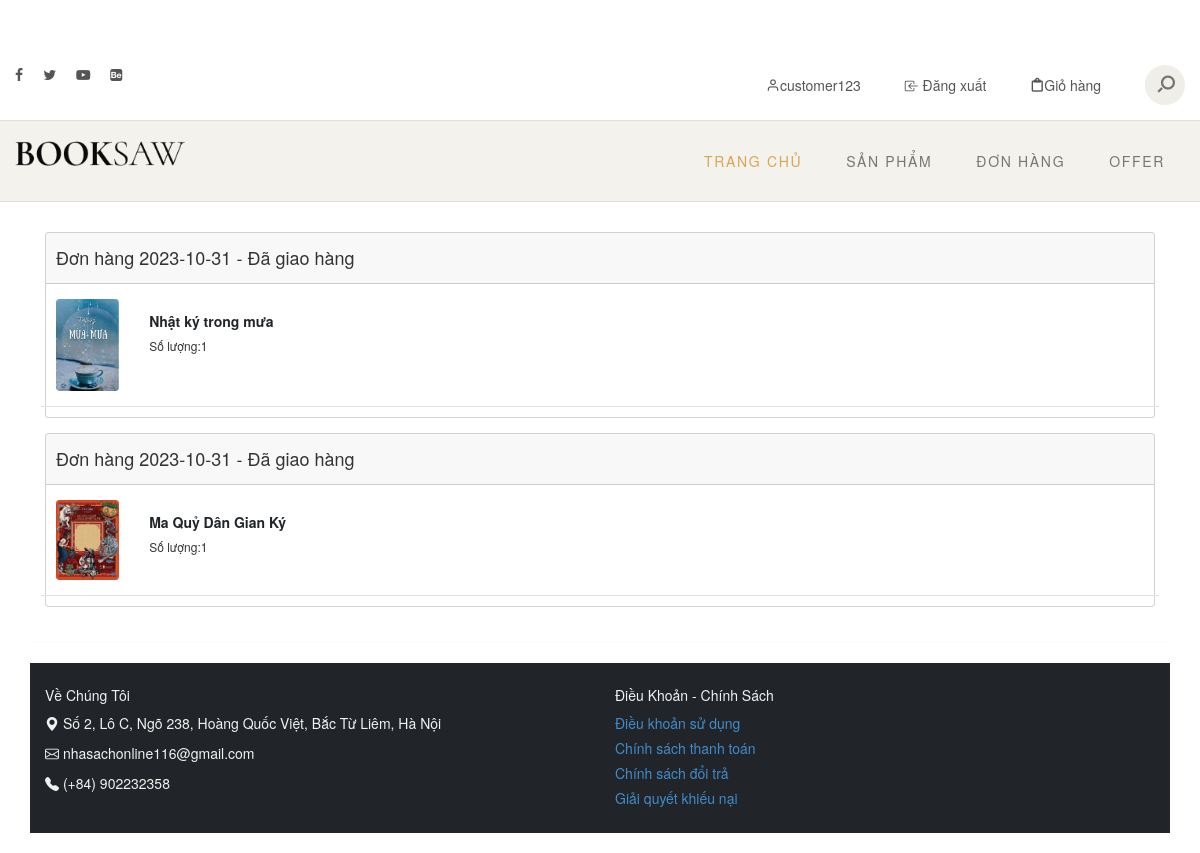
/customer/order-history (signed in), run on an earlier commit of the app's database.
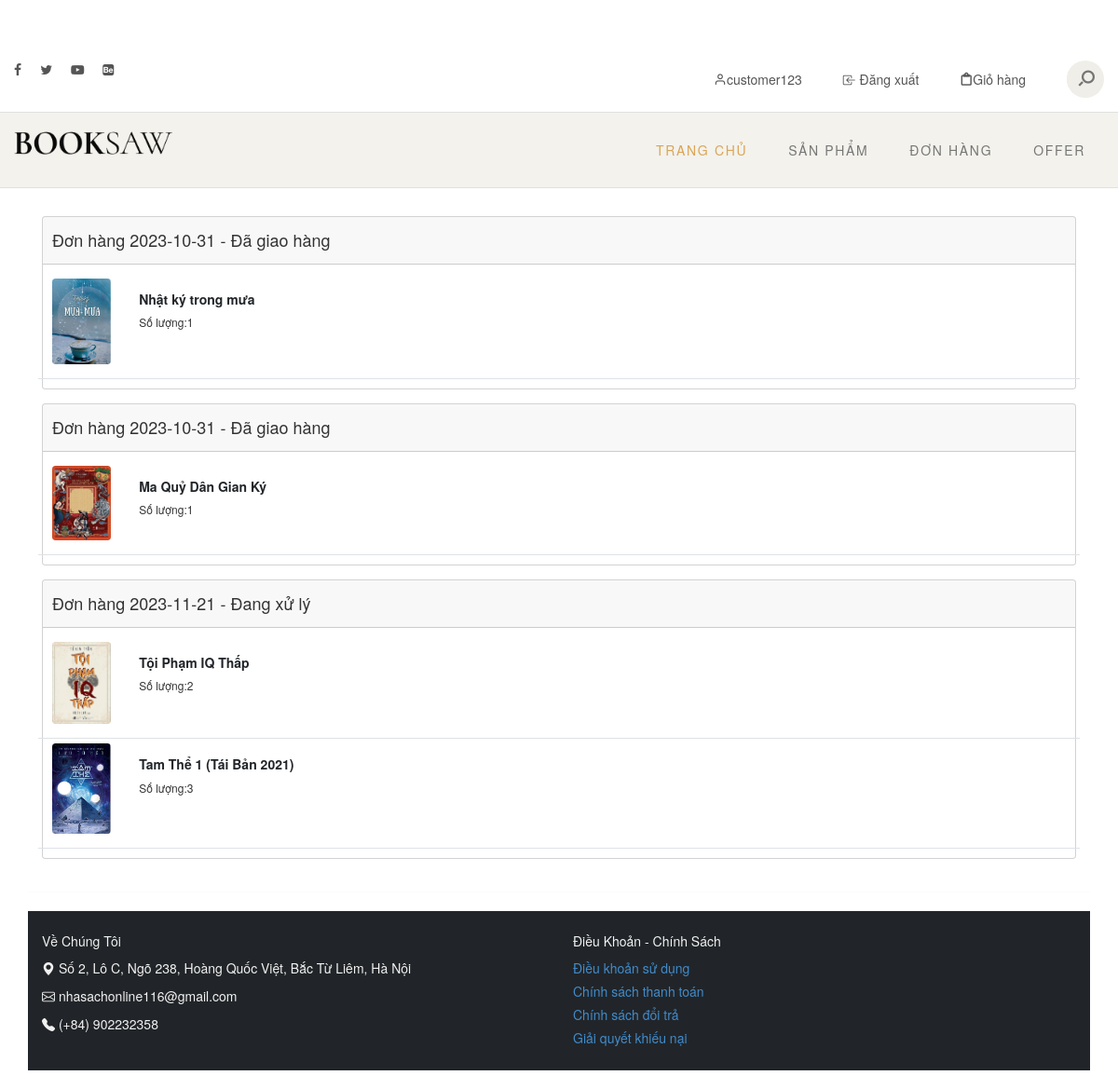
And on a later commit of the database.
### shop/admin/models.py (models this page shows, shortened)
class User(db.Model, UserMixin):
    __tablename__ = 'user'
    id = db.Column(db.Integer, primary_key=True)
    name = db.Column(db.String(80), unique=False, nullable=False)
    email = db.Column(db.String(120), unique=False, nullable=False)
    password = db.Column(db.String(180), unique=False, nullable=False)
    role = db.Column(db.String(20), unique=False, nullable=False)
    address = db.Column(db.String(100), unique=False, nullable=True)
    contact = db.Column(db.String(100), unique=False, nullable=True)

### shop/cart/models.py (models this page shows)
class OrderDetail(db.Model):
    __tablename__ = 'OrderDetail'
    id = db.Column(db.Integer, primary_key=True, unique=True)
    product_id = db.Column(db.Integer, db.ForeignKey('products.id'))
    product = db.relationship('Product', backref=db.backref('order', lazy=True),
                              primaryjoin='OrderDetail.product_id==Product.id')
    count = db.Column(db.Integer)
    order_id = db.Column(db.Integer,db.ForeignKey('OrderHeader.id'))
    order = db.relationship('OrderHeader', backref=db.backref('orderdetail',lazy=True),
                            primaryjoin='OrderDetail.order_id==OrderHeader.id')

class OrderHeader(db.Model):
    __tablename__ = 'OrderHeader'
    id = db.Column(db.Integer, primary_key=True, unique=True)
    user_id = db.Column(db.Integer, db.ForeignKey('user.id'))
    cart_id = db.Column(db.Integer, db.ForeignKey('cart.id'))
    user_cart = db.relationship('Cart', backref=db.backref('order', lazy=True),
                                primaryjoin='OrderHeader.cart_id==Cart.id')
    user = db.relationship('User', lazy=True)
    order_date = db.Column(db.Date, unique=False)
    ship_date = db.Column(db.Date, unique=False)
    order_status = db.Column(db.String(20), unique=False, nullable=False)

### shop/products/models.py (models this page shows)
class Product(db.Model):
    __tablename__ = 'products'
    id = db.Column(db.Integer, primary_key=True)
    name = db.Column(db.String(80), nullable=False, unique=True)
    price = db.Column(db.Integer, nullable=False)
    discount = db.Column(db.Integer, default=0)
    stock = db.Column(db.Integer, nullable=False)
    category_id = db.Column(db.Integer, db.ForeignKey('Category.id'), nullable=False)
    description=db.Column(db.String(255), nullable=False, unique=True)
    author=db.Column(db.String(255), nullable=False, unique=False)
    image_1=db.Column(db.String(255))
    category = db.relationship("Category", backref=db.backref('category',lazy=True), primaryjoin="Product.category_id == Category.id")

### shop/cart/routes.py (the view)
@app.route('/customer/order-history', methods=['GET', 'POST'])
def order_history():
    order_header = OrderHeader.query.filter_by(user_id=current_user.id).all()
    order_detail=[]
    for order in order_header:
        detail = OrderDetail.query.filter_by(order_id= order.id).all()
        if detail:
            order_detail.append(detail)
    return render_template('order/customer_order.html',order_detail=order_detail,order_header=order_header)

### shop/products/routes.py (called while the page is built)
@login_manager.user_loader
def load_user(user_id):
    return User.query.filter_by(id=user_id).first()

### templates/order/customer_order.html
{% extends 'layout.html'%}
{%block content%}
<link rel="stylesheet" type="text/css" href="/static/content/bootstrap.css"/>
<link rel="stylesheet" type="text/css" href="/static/content/bootstrap.min.css" />
<link rel="stylesheet" type="text/css" href="/static/content/site.css" />
<div class="container mt-5">
    {% for order in order_detail %}
        <div class="card mb-4">
            <div class="card-header">
                <h4>Đơn hàng {{ order[0].order.order_date }} - {{ order[0].order.order_status }}</h4>
            </div>
            <div class="card-body">
                {% for i in order %}
                    <div class="row border-bottom pb-3">
                        <div class="col-lg-1 text-center py-2">
                            <a href="{{ url_for('product_detail', id=i.product.id) }}">
                                <img src="/static/images/{{ i.product.image_1 }}" class="card-img-top rounded w-100" />
                            </a>
                        </div>
                        <div class="col-12 col-lg-6 pt-md-3">
                            <h5 class="text-dark ">
                                <strong>{{ i.product.name }}</strong>
                            </h5>
                            <h6>Số lượng:{{i.count}}</h6>
                        </div>
                    </div>
                {% endfor %}
            </div>
        </div>
    {% endfor %}
</div>
{%endblock content%}

### templates/layout.html (shortened to what this page needs)
<!DOCTYPE html>
<html>
<head>
    <link rel="stylesheet" type="text/css" href="/static/content/bootstrap.min.css" />
    <link rel="stylesheet" type="text/css" href="/static/content/site.css" />
    <link rel="stylesheet" type="text/css" href="/static/content/boostrap.min.css"/>
    <link rel="stylesheet" href="https://cdn.jsdelivr.net/npm/bootstrap-icons@1.10.3/font/bootstrap-icons.css">
    <link rel="stylesheet" href="//cdnjs.cloudflare.com/ajax/libs/toastr.js/latest/css/toastr.min.css" />
    <link rel="stylesheet" type="text/css" href="/static/icomoon/icomoon.css">
	<link rel="stylesheet" type="text/css" href="/static/css/vendor.css">
	<link rel="stylesheet" type="text/css" href="/static/css/style.css">
    <link rel="stylesheet" type="text/css" href="/static/content//bootstrap-rating.css">
</head>
<body>
<div id="header-wrap">
    <div class="top-content">
        <div class="container-fluid">
            <div class="row">
                <div class="col-md-6">
                    <div class="social-links">
                        <ul>
                            <li>
                                <a href="#"><i class="icon icon-facebook"></i></a>
                            </li>
                            <li>
                                <a href="#"><i class="icon icon-twitter"></i></a>
                            </li>
                            <li>
                                <a href="#"><i class="icon icon-youtube-play"></i></a>
                            </li>
                            <li>
                                <a href="#"><i class="icon icon-behance-square"></i></a>
                            </li>
                        </ul>
                    </div>
                </div>
                <div class="col-md-6">
                    <div class="right-element">
                        {% if current_user.is_authenticated %}
                        <a href="{{url_for('profile')}}" class="user-account for-buy"><i
                                class="icon icon-user"></i><span>{{current_user.name}}</span></a>
                        <a href="{{url_for('logout')}}" class="user-account for-buy">
                            <i class="bi bi-box-arrow-in-left"></i>
                            <span>Đăng xuất</span></a>
                        {% else %}
                        <a href="{{url_for('login')}}" class="user-account for-buy"><i
                            class="icon icon-user"></i><span>Đăng nhập</span></a>
                        {% endif %}
                        <a href="{{url_for('cart')}}" class="cart for-buy"><i class="icon icon-clipboard"></i><span>Giỏ hàng</span></a>
                        <div class="action-menu">
                            <div class="search-bar">
                                <a href="#" class="search-button search-toggle" data-selector="#header-wrap">
                                    <i class="icon icon-search"></i>
                                </a>
                                <form role="search" method="get" class="search-box">
                                    <input class="search-field text search-input" placeholder="Search"
                                        type="search">
                                </form>
                            </div>
                        </div>
                    </div>
                </div>
            </div>
        </div>
    </div>
<header id="header">
    <div class="container-fluid">
        <div class="row">
            <div class="col-md-2">
                <div class="main-logo">
                    <a href="{{url_for('index')}}"><img src="/static/images/index/main-logo.png" alt="logo"></a>
                </div>
            </div>
            <div class="col-md-10">
                <nav id="navbar">
                    <div class="main-menu stellarnav">
                        <ul class="menu-list">
                            <li class="menu-item active"><a href="{{url_for('index')}}">Trang chủ</a></li>
                            <li class="menu-item ">
                                <a href="{{url_for('product_page')}}" class="nav-link">Sản phẩm</a>
                            </li>
                            <li class="menu-item"><a href="{{url_for('order_manager')}}" class="nav-link">Đơn hàng</a></li>
                            <li class="menu-item"><a href="#special-offer" class="nav-link">Offer</a></li>
                        </ul>
                    </div>
                </nav>
            </div>
        </div>
    </div>
</header>
    <div class="container body-content">
        {% block content %}{% endblock %}
        <hr />
        <footer class="bg-dark text-light py-4">
    <div class="container">
        <div class="row">
            <div class="col-md-6">
                <h5>Về Chúng Tôi</h5>
                <p><i class="bi bi-geo-alt-fill"></i> Số 2, Lô C, Ngõ 238, Hoàng Quốc Việt, Bắc Từ Liêm, Hà Nội</p>
                <p><i class="bi bi-envelope"></i> nhasachonline116@gmail.com</p>
                <p><i class="bi bi-telephone-fill"></i> (+84) 902232358</p>
            </div>
            <div class="col-md-6">
                <h5>Điều Khoản - Chính Sách</h5>
                <ul class="list-unstyled text-white">
                    <li><a href="#">Điều khoản sử dụng</a></li>
                    <li><a href="#">Chính sách thanh toán</a></li>
                    <li><a href="#">Chính sách đổi trả</a></li>
                    <li><a href="#">Giải quyết khiếu nại</a></li>
                </ul>
            </div>
        </div>
    </div>
</footer>
    </div>
</body>
</html>

### static/content/site.css (style rules this page uses)
body { padding-top: 50px; padding-bottom: 20px; }
.body-content { padding-left: 15px; padding-right: 15px; }
input, select, textarea { max-width: 280px; }

### static/icomoon/icomoon.css (style rules this page uses)
[class^="icon-"], [class*=" icon-"] { font-family: 'icomoon' !important; speak: never; font-style: normal; font-weight: normal; font-variant: normal; text-transform: none; line-height: 1; -webkit-font-smoothing: antialiased; -moz-osx-font-smoothing: grayscale; }
.icon-user:before { content: "\e907"; }
.icon-search:before { content: "\e905"; }
.icon-clipboard:before { content: "\e908"; }
.icon-twitter:before { content: "\f099"; }
.icon-facebook:before { content: "\f09a"; }
.icon-youtube-play:before { content: "\f16a"; }
.icon-behance-square:before { content: "\f1b5"; }

What changed in the data, as far as the page shows it:
added OrderDetail: order_date "2023-11-21", order_status "Đang xử lý", product.image_1 (picture), product.name "Tội Phạm IQ Thấp", count "2"
added OrderDetail: product.image_1 (picture), product.name "Tam Thể 1 (Tái Bản 2021)", count "3", shown under "2023-11-21"
